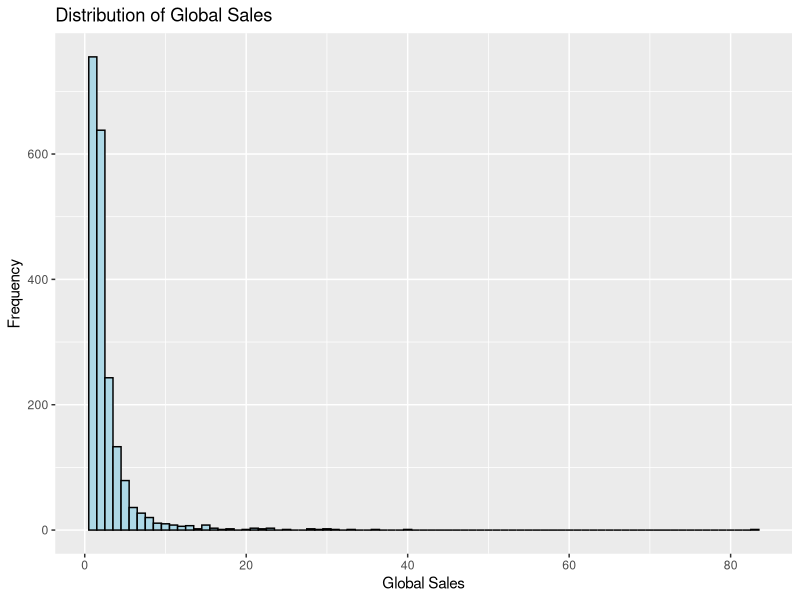
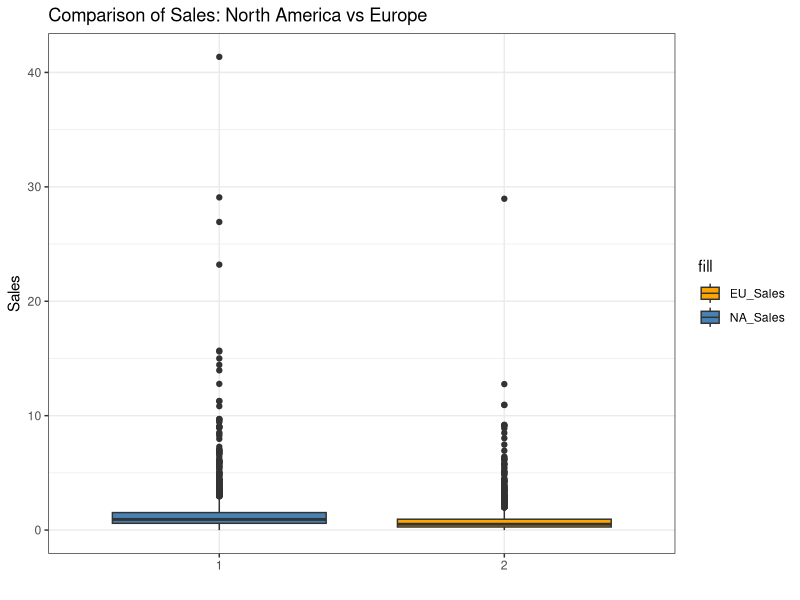
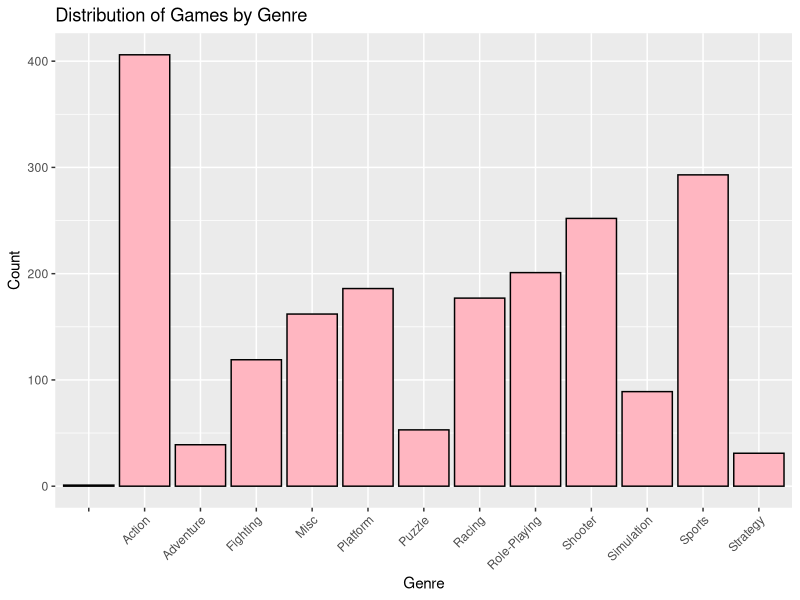
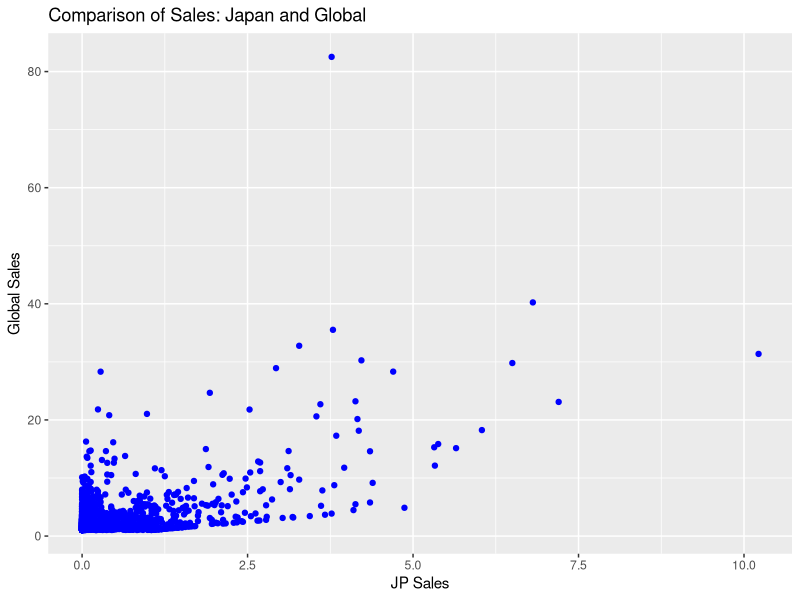
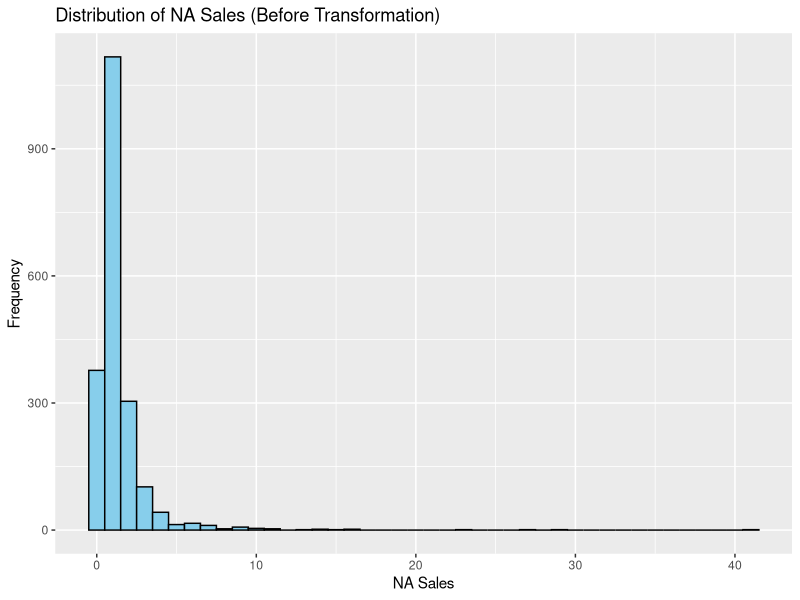
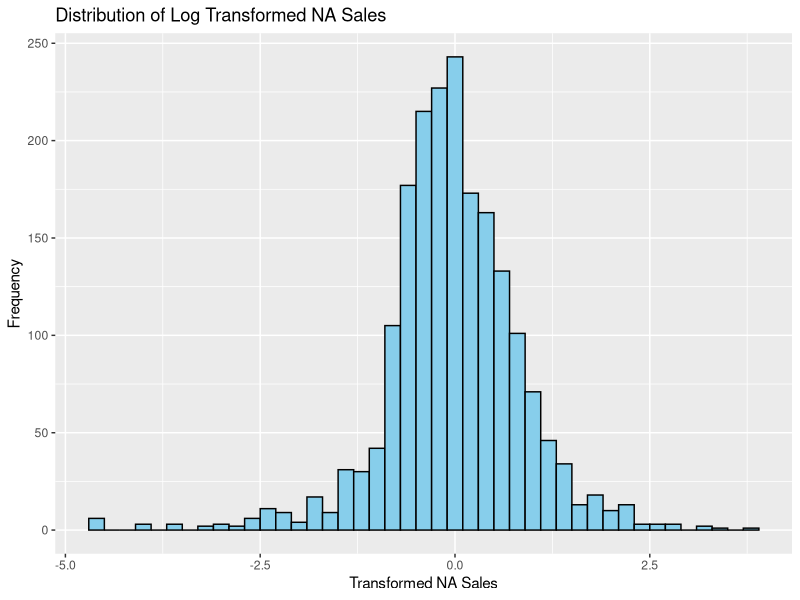

These figures' R source, in order:
## ---- chunk 1
#Import Packages
library(ggplot2)
library(MASS)
library(car)
library(stats)
library(multcomp)
library(dplyr)
library(tidyr)
library(car)
library(multcomp)
library(gmodels)
## ---- chunk 2
data <- read.csv("Video_Games_Sales.csv")
head(data)
## ---- chunk 3
# Histogram of Global Sales:
ggplot(data, aes(x = Global_Sales)) + 
  geom_histogram(binwidth = 1, fill = "lightblue", color = "black") +
  labs(x = "Global Sales", y = "Frequency", title = "Distribution of Global Sales")

# Box plot of Sales comparison between North America and Europe:
ggplot(data, aes(x = factor(1), y = NA_Sales, fill = "NA_Sales")) + 
  geom_boxplot() + geom_boxplot(aes(x = factor(2), y = EU_Sales, fill = "EU_Sales")) + 
  labs(x = "", y = "Sales", title = "Comparison of Sales: North America vs Europe") + 
  scale_fill_manual(values = c("NA_Sales" = "steelblue", "EU_Sales" = "orange")) + 
  theme_bw()

# Bar plot of Genre:
ggplot(data, aes(x = Genre)) +
  geom_bar(fill = "lightpink", color = "black") +
  labs(x = "Genre", y = "Count", title = "Distribution of Games by Genre") +
  theme(axis.text.x = element_text(angle = 45, hjust = 1))
  
# Scatter plot of Sales comparison between Japan and Global:
ggplot(data, aes(x = JP_Sales, y = Global_Sales)) + geom_point(color = "blue") + 
  labs(x = "JP Sales", y = "Global Sales", title = "Comparison of Sales: Japan and Global")
## ---- chunk 4
# Calculate the mean of Global Sales
mean_global_sales <- mean(data$Global_Sales)
mean_global_sales
# A mean value of 2.809766 suggests that, on average, the Global Sales of video games in the sample is approximately 2.81 million units.

# Calculate the standard deviation of Global Sales
sd_global_sales <- sd(data$Global_Sales)

# Calculate the standard error of Global Sales
n <- length(data$Global_Sales)
se_global_sales <- sd_global_sales / sqrt(n)
se_global_sales
# A standard error of 0.08248244 suggests that the sample means of Global Sales are relatively tightly clustered around the population mean, providing a reasonably precise estimate of the true average Global Sales.

# Set the desired confidence level (e.g., 95%)
confidence_level <- 0.95

# Calculate the critical value based on the desired confidence level
critical_value <- qnorm((1 + confidence_level) / 2)

# Calculate the lower and upper bounds of the confidence interval
ci_lower <- mean_global_sales - (critical_value * se_global_sales)
ci_upper <- mean_global_sales + (critical_value * se_global_sales)

ci_lower
ci_upper
# Based on the given data and assuming a normal distribution, we estimate that the average Global Sales of video games, with a 95% confidence level, lies between approximately 2.65 million and 2.97 million units.
# This confidence interval provides a range of plausible values for the population mean. It suggests that, on average, the Global Sales of video games are expected to be within this range with a high degree of confidence.
## ---- chunk 5
na_sales <- data$NA_Sales
ggplot(data, aes(x = NA_Sales)) +
  geom_histogram(binwidth = 1, fill = "skyblue", color = "black") +
  labs(title = "Distribution of NA Sales (Before Transformation)", x = "NA Sales", y = "Frequency")
  
# Apply log transformation to "NA_Sales" variable
transformed_sales <- log(na_sales)

# "NA_Sales" variable after transformation
ggplot(data.frame(transformed_sales), aes(x = transformed_sales)) +
  geom_histogram(binwidth = 0.2, fill = "skyblue", color = "black") +
  labs(title = "Distribution of Log Transformed NA Sales", x = "Transformed NA Sales", y = "Frequency")
## ---- chunk 6
# Subset the data
wii_sales <- data$Global_Sales[data$Platform == "Wii"]
x360_sales <- data$Global_Sales[data$Platform == "X360"]

# Shapiro-Wilk test for normality
shapiro.test(wii_sales)
shapiro.test(x360_sales)

# W is a test statistic calculated by Shapiro-Wilk test for "Global Sales" data on Wii platform. The test statistic is used to evaluate the departure from normality. In this case, the test statistic is relatively low. The p-value is a measure of the evidence against the null hypothesis. It indicates the probability of observing the data if the null hypothesis (normality) is true. In this case, the p-value is extremely small, indicating strong evidence against the null hypothesis of normality. The same goes for the X360 platform.
# In summary, both the Wii and X360 platforms exhibit significant departures from the normal distribution based on the Shapiro-Wilk test. The low p-values suggest that the "Global_Sales" data for both platforms does not follow a normal distribution.
## ---- chunk 7
# Subset the data for Wii and X360 platforms
wii_sales <- data$Global_Sales[data$Platform == "Wii"]
x360_sales <- data$Global_Sales[data$Platform == "X360"]

# Perform Welch t-test
t_test <- t.test(wii_sales, x360_sales, alternative = "two.sided", var.equal = FALSE)

# The "alternative" parameter is set to "two.sided" to detect any difference in means, and the "var.equal" parameter is set to "FALSE" to account for potentially unequal variances between the two group.
## ---- chunk 8
# Print the results
cat("Welch Two-Sample t-test\n")
cat("Null hypothesis: The means of the two groups are equal\n")
cat("Alternative hypothesis: The means of the two groups are not equal\n")
cat("Group 1: Wii\n")
cat("Group 2: X360\n")
cat("Wetch t-statistics:", t_test$statistic, "\n")
cat("Degrees of freedom:", t_test$parameter, "\n")
cat("p_value:", t_test$p.value, "\n")
## ---- chunk 9
# Since the dataset was so large, I had to shrink it to be able to run the Fishers exact test. (something like matrix 20 x 80 was going on)
subset_data <- subset(data, Publisher == "Activision" | Publisher == "Nintendo")
subset_data <- subset(subset_data, Genre == "Sports" | Genre == "Shooter")
contingency_table <- table(subset_data$Publisher, subset_data$Genre)
contingency_table
## ---- chunk 10
# Perform Fishers exact test
fisher_result <- fisher.test(contingency_table)
fisher_result
## ---- chunk 11
# Perform ANOVA
model <- aov(Global_Sales ~ Genre, data = data)
anova_results <- summary(model)
anova_results
## ---- chunk 12
# Perform Tukeys test for multiple comparisons
tukey_results <- TukeyHSD(model)
tukey_results
## ---- chunk 13
full_model <- lm(Global_Sales ~ Critic_Score + User_Score + Critic_Count + User_Count, data = data)
# Use step function to select the best model
best_model <- step(full_model, direction = "both")
## ---- chunk 14
best_model
